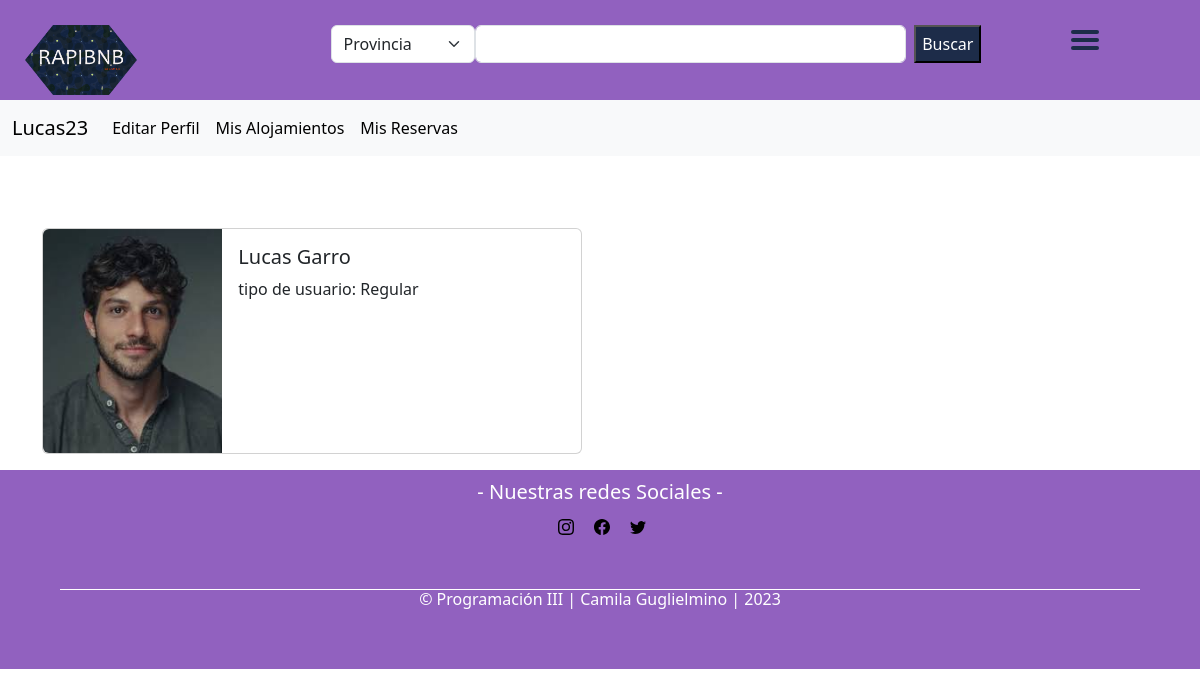
The app's page /cuenta.php (signed in) with its own data.
### tables this page shows
CREATE TABLE `registrousuario` (
  `id` int(11) NOT NULL,
  `correo` varchar(100) NOT NULL,
  `usuario` varchar(10) NOT NULL,
  `contra` varchar(6) NOT NULL,
  `contra2` varchar(6) NOT NULL,
  `tipo` varchar(100) NOT NULL,
  `nombre` varchar(40) NOT NULL,
  `apellido` varchar(40) NOT NULL,
  `edad` int(3) NOT NULL,
  `telefono` varchar(11) NOT NULL,
  `intereses` varchar(250) NOT NULL,
  `imagen` varchar(100) NOT NULL DEFAULT 'img_perfil\\R.jpeg',
  `files` varchar(100) NOT NULL,
  `bio` varchar(100) NOT NULL
);

### cuenta.php (the view, shortened to what this page needs)
<html>
<head>
    <link rel="stylesheet" href="externo/estilos.css" type="text/css">
    <link rel="stylesheet" href="https://cdn.jsdelivr.net/npm/bootstrap@4.6.2/dist/css/bootstrap.min.css">
    <link rel="stylesheet" href="https://cdn.jsdelivr.net/npm/bootstrap@5.3.1/dist/css/bootstrap.min.css">
</head>
<body>
<header>
  <nav>
    <div class="grid-container">
      <div class="grid-item" style="text-align: left; padding: 20px;">
        <a href="index.php"> <img alt="logo" src="img/logo1.png" style="width: 7em; "></a>
      </div>
      <div class="grid-item" style="text-align: center; padding: 20px;">
      <form class="d-flex" role="search" method="GET" action="buscador.php">
        <select id="busqueda" name="busqueda" class="form-select" style="width: 30%; ">
              <option selected>Provincia</option>
              <option value="Tierra del Fuego">Tierra del Fuego</option><br>
            </select>
            <input class="form-control me-2" type="search" placeholder="" aria-label="Search" name="dato" id="dato">
            <input class="btn-bottom"  type="submit" name="enviar" value="Buscar">
        </form>
      </div>
      <div class="grid-item" style="text-align: right; padding: 20px; z-index: 1000;">
        <div class="hamburger">
          <div class="_layer -top"></div>
          <div class="_layer -mid"></div>
          <div class="_layer -bottom"></div>
        </div>
      </div>
    </div>
  </nav>
</header>
<main>
    <?php
    $email = $_SESSION['user'];
    require_once("basedatos/conexion.php");
    $sql = "SELECT * FROM registrousuario where correo='$email' ";
    $resultado = mysqli_query($conexRapiBnB, $sql);
    while ($row = mysqli_fetch_array($resultado)) {
        $usuario = $row['usuario'];
        $Nombre = $row['nombre'];
        $Apellido = $row['apellido'];
        $image = $row['imagen'];
        $tipo= $row['tipo'];
    } ?>
   <nav class="navbar navbar-expand-lg bg-light" >
  <div class="container-fluid">
    <a class="navbar-brand" href="cuenta.php"><?php echo $usuario ?></a>
    <div class="collapse navbar-collapse" id="navbarScroll">
      <ul class="navbar-nav me-auto my-2 my-lg-0 navbar-nav-scroll" style="--bs-scroll-height: 100px;">
        <li class="nav-item">
          <a class="nav-link active" aria-current="page" href="editarPerfil.php">Editar Perfil</a>
        </li>
        <li class="nav-item">
          <a class="nav-link active" aria-current="page" href="historial.php?variable=1&usuario=<?php echo base64_encode($usuario);?>"> Mis Alojamientos</a>
        </li>
        <li class="nav-item">
          <a class="nav-link active" aria-current="page" href="historial.php?variable=2&usuario=<?php echo base64_encode($usuario);?>">Mis Reservas</a></li>
      </ul>
    </div>
  </div>
</nav>
<br>
<br>
<br>
<div class="container">
<div class="card mb-3" style="max-width: 540px;">
  <div class="row g-0">
    <div class="col-md-4">
      <img src=" <?php echo $image?>" class="img-fluid rounded-start" alt="...">
    </div>
    <div class="col-md-8">
      <div class="card-body">
        <h5 class="card-title"><?php echo $Nombre?> <?php echo $Apellido?></h5>
        <p class="card-text"> tipo de usuario: <?php echo $tipo?></p>
      </div>
    </div>
  </div>
</div>
</div>
  </main>
</body>
<footer>
  <div class="contenedor-footer">
    <div class="content-foo">
      <h5> - Nuestras redes Sociales - </h5>
      <div class="contenedor-icono">
    <div class="container">
      <div class="col">
        <div class="row justify-content-md-center">
          <div class="col col-lg-2">
            <a href="https://www.instagram.com/" TARGET="_blank">
            </a>
          </div>
          <div class="col col-lg-2"">
            <a href="https://www.facebook.com" TARGET="_blank">
            </a>
          </div>
          <div class="col col-lg-2">
            <a href="https://twitter.com/ TARGET=" _blank">
            </a>
          </div>
        </div>
      </div>
    </div>
      </div>
    </div>
  </div>
  <h6 class="titulo-final">&copy; Programación III | Camila Guglielmino | 2023</h6>
</footer>
</html>

### externo/estilos.css (style rules this page uses)
body { font-family: serif; }
footer { background-color: rgb(145, 97, 191); padding: 10px 0 0px 0; margin: auto; overflow: hidden; }
.btn-bottom { background-color: #1D2C49 !important; color: #fff !important; }
.contenedor-footer { display: flex; width: 90%; justify-content: space-evenly; margin: auto; padding-bottom: 50px; border-bottom: 1px solid #fff; }
.content-foo { text-align: center; }
.content-foo h5 { color: #fff; padding-bottom: 5px; margin-bottom: 10px; }
.titulo-final { color: #fff; text-align: center; margin-bottom: 60px; }
.grid-container { display: grid; column-gap: 30px; grid-template-columns: auto auto auto; padding: 5px; z-index: 1000; }
.grid-item { padding: 10px; text-align: center; }
header { width: 100%; height: 100px; background-color: rgb(145, 97, 191); }

### cuenta.php (style rules this page uses)
.hamburger { position: fixed; background-color: transparent; top: 10; height: 30px; width: 30px; padding: 20px 20px; -webkit-transform: translate3d(0, 0, 0); transform: translate3d(0, 0, 0); -webkit-transition: -webkit-transform 0.25s cubic-bezier(0.05, 1.04, 0.72, 0.98); transition: transform 0.25s cubic-bezier(0.05, 1.04, 0.72, 0.98); z-index: 1004 !important; cursor: pointer; -webkit-user-select: none; -moz-user-select: none; -ms-user-select: none; user-select: none; }
._layer { background: #1D2C49; margin-bottom: 4px; border-radius: 2px; width: 28px; height: 4px; opacity: 10; -webkit-transform: translate3d(0, 0, 0); transform: translate3d(0, 0, 0); -webkit-transition: all 0.25s cubic-bezier(0.05, 1.04, 0.72, 0.98); transition: all 0.25s cubic-bezier(0.05, 1.04, 0.72, 0.98); }

### records on screen
registrousuario: usuario "Lucas23", imagen (picture), nombre "Lucas", apellido "Garro", tipo "Regular"
